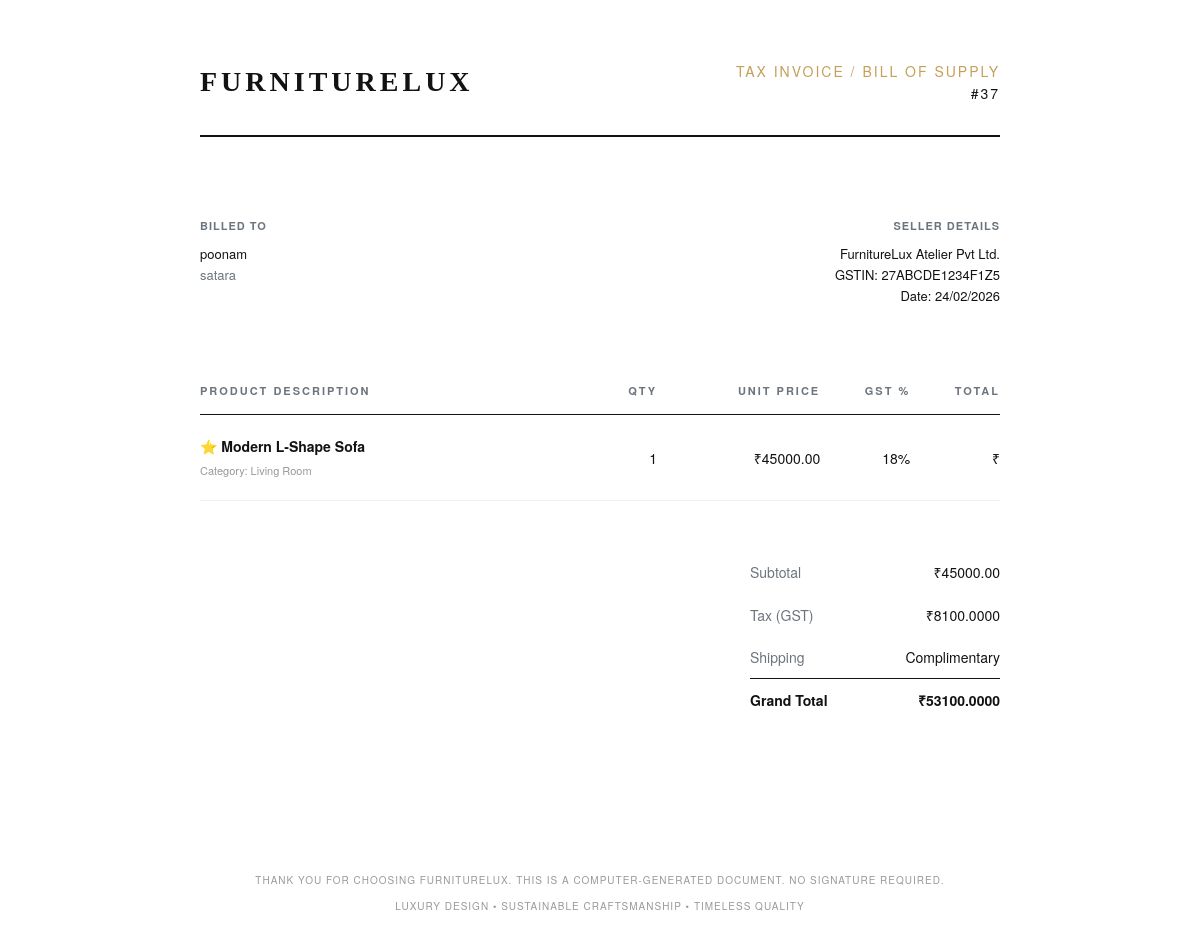
Screenshot of /invoice/37/ with the database file from the repository.
### store/models.py (models this page shows, shortened)
class Order(models.Model):
    STATUS_CHOICES = [
        ('Pending', 'Pending'),
        ('Packed', 'Packed'),
        ('Shipped', 'Shipped'),
        ('Out for Delivery', 'Out for Delivery'),
        ('Delivered', 'Delivered'),
    ]
    user = models.ForeignKey(User, on_delete=models.CASCADE, null=True, blank=True)
    total_price = models.DecimalField(max_digits=10, decimal_places=2)
    address = models.TextField()
    created_at = models.DateTimeField(auto_now_add=True)
    status = models.CharField(
        max_length=50,
        choices=STATUS_CHOICES,
        default='Pending'
    )

class OrderItem(models.Model):
    order = models.ForeignKey('Order', on_delete=models.CASCADE)
    product = models.ForeignKey('Product', on_delete=models.CASCADE)
    quantity = models.IntegerField(default=1)
    price = models.DecimalField(max_digits=10, decimal_places=2)

class Product(models.Model):
    category = models.ForeignKey(Category, on_delete=models.CASCADE)
    name = models.CharField(max_length=250)
    description = models.TextField()
    price = models.DecimalField(max_digits=10, decimal_places=2)
    image = models.ImageField(upload_to='products/', blank=True, null=True)
    stock = models.IntegerField(default=0)
    category = models.ForeignKey(Category, on_delete=models.CASCADE)
    created_at = models.DateTimeField(auto_now_add=True)
    stock = models.PositiveIntegerField(default=0)
    gst_percentage = models.IntegerField(default=18)

class Category(models.Model):
    name = models.CharField(max_length=100)
    image = models.ImageField(upload_to='categories/', null=True, blank=True)

### store/views.py (the view)
# urls.py: path('invoice/<int:order_id>/', views.invoice, name='invoice'),
def invoice(request, order_id):
    order = get_object_or_404(Order, id=order_id)
    items = OrderItem.objects.filter(order=order)
    subtotal = Decimal('0.00')
    total_gst = Decimal('0.00')
    for item in items:
        item_total = item.product.price * item.quantity
        subtotal += item_total
        gst_rate = Decimal(str(item.product.gst_percentage)) / Decimal('100')
        total_gst += item_total * gst_rate
    grand_total = subtotal + total_gst
    return render(request, 'store/invoice.html', {
        'order': order,
        'items': items,
        'total_price': subtotal,
        'total_gst': total_gst,
        'grand_total': grand_total
    })

### store/context_processors.py (called while the page is built)
def cart_item_count(request):
    if request.user.is_authenticated:
        count = Cart.objects.filter(user=request.user).count()
    else:
        count = Cart.objects.filter(user=None).count()
    return {'cart_count': count}

### store/templates/store/invoice.html (shortened to what this page needs)
{% load static %}
<!DOCTYPE html>
<html lang="en">
<head>
</head>
<body>
<div class="invoice-wrapper">
    <div class="header">
        <div class="brand-name">FurnitureLux</div>
        <div class="invoice-title">
            Tax Invoice / Bill of Supply<br>
            <span style="color:#121212">#{{ order.id }}</span>
        </div>
    </div>
    <div class="info-grid">
        <div class="info-block">
            <h6>Billed To</h6>
            <p>{{ order.user.get_full_name|default:order.user.username }}</p>
            <p style="color:#6c757d; font-weight: 400; width: 200px;">{{ order.address }}</p>
        </div>
        <div class="info-block" style="text-align: right;">
            <h6>Seller Details</h6>
            <p>FurnitureLux Atelier Pvt Ltd.</p>
            <p>GSTIN: 27ABCDE1234F1Z5</p>
            <p>Date: {{ order.created_at|date:"d/m/Y" }}</p>
        </div>
    </div>
    <table>
        <thead>
            <tr>
                <th style="width: 50%;">Product Description</th>
                <th class="text-right">Qty</th>
                <th class="text-right">Unit Price</th>
                <th class="text-right">GST %</th>
                <th class="text-right">Total</th>
            </tr>
        </thead>
        <tbody>
            {% for item in items %}
            <tr>
                <td>
                    <span style="font-weight: 600;">{{ item.product.name }}</span><br>
                    <small style="color:#999; font-size: 11px;">Category: {{ item.product.category.name }}</small>
                </td>
                <td class="text-right">{{ item.quantity }}</td>
                <td class="text-right">₹{{ item.product.price }}</td>
                <td class="text-right">{{ item.product.gst_percentage|default:"18" }}%</td>
                <td class="text-right">₹{{ item.get_total_item_price }}</td>
            </tr>
            {% endfor %}
        </tbody>
    </table>
    <div class="totals-section">
        <table class="totals-table">
            <tr>
                <td style="color:#6c757d;">Subtotal</td>
                <td class="text-right">₹{{ total_price }}</td>
            </tr>
            <tr>
                <td style="color:#6c757d;">Tax (GST)</td>
                <td class="text-right">₹{{ total_gst }}</td>
            </tr>
            <tr>
                <td style="color:#6c757d;">Shipping</td>
                <td class="text-right text-success">Complimentary</td>
            </tr>
            <tr class="grand-total">
                <td>Grand Total</td>
                <td class="text-right">₹{{ grand_total }}</td>
            </tr>
        </table>
    </div>
    <div class="footer">
        Thank you for choosing FurnitureLux. This is a computer-generated document. No signature required.
        <br>
        <span style="margin-top: 10px; display: block;">Luxury Design • Sustainable Craftsmanship • Timeless Quality</span>
    </div>
</div>
</body>
</html>

### store/templates/store/invoice.html (style rules this page uses)
body { font-family: 'Helvetica Neue', 'Helvetica', sans-serif; color: #121212; line-height: 1.6; padding: 0; margin: 0; background: #fff; }
.invoice-wrapper { padding: 60px; max-width: 800px; margin: auto; }
.header { display: flex; justify-content: space-between; align-items: flex-start; margin-bottom: 80px; border-bottom: 2px solid #121212; padding-bottom: 30px; }
.brand-name { font-family: 'Times New Roman', serif; font-size: 28px; font-weight: bold; text-transform: uppercase; letter-spacing: 4px; }
.invoice-title { text-align: right; text-transform: uppercase; letter-spacing: 2px; color: #c5a059; font-size: 14px; }
.info-grid { display: flex; justify-content: space-between; margin-bottom: 60px; font-size: 13px; }
.info-block h6 { text-transform: uppercase; letter-spacing: 1px; margin: 0 0 10px 0; color: #6c757d; font-size: 11px; }
.info-block p { margin: 0; font-weight: 500; }
table { width: 100%; border-collapse: collapse; margin-bottom: 50px; }
th { text-align: left; text-transform: uppercase; font-size: 11px; letter-spacing: 2px; padding: 15px 0; border-bottom: 1px solid #121212; color: #6c757d; }
td { padding: 20px 0; border-bottom: 1px solid #f2f2f2; font-size: 14px; }
.text-right { text-align: right; }
.totals-section { display: flex; justify-content: flex-end; }
.totals-table { width: 250px; }
.totals-table tr td { padding: 10px 0; border: none; }
.grand-total { border-top: 1px solid #121212 !important; font-size: 18px !important; font-weight: bold; padding-top: 20px !important; }
.footer { margin-top: 100px; font-size: 10px; color: #999; text-align: center; text-transform: uppercase; letter-spacing: 1px; }

### rows the page displays
Order: id "37", user.get_full_name "poonam", address "satara", created_at "24/02/2026"
OrderItem: product.name "⭐ Modern L-Shape Sofa", product.category.name "Living Room", quantity "1", product.price "45000.00", product.gst_percentage "18"

### other values shown
{{ total_price }} "45000.00"
{{ total_gst }} "8100.0000"
{{ grand_total }} "53100.0000"
